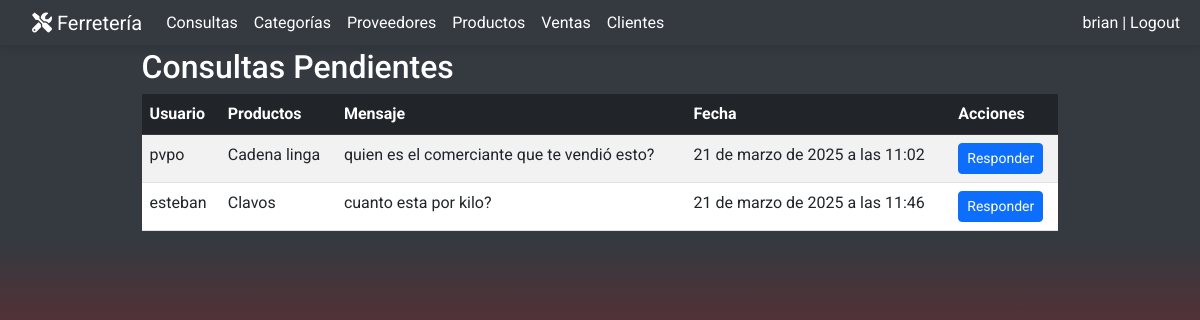
/consultas/ (signed in), run on the app's committed database.
### miAplicacion/models.py (models this page shows, shortened)
class Consulta(models.Model):
    usuario = models.ForeignKey(Cliente, on_delete=models.CASCADE, related_name='consultas')
    productos = models.ManyToManyField(Producto, related_name='consultas')
    mensaje = models.TextField()
    fecha_consulta = models.DateTimeField(auto_now_add=True)
    respuesta = models.TextField(blank=True, null=True)
    fecha_respuesta = models.DateTimeField(blank=True, null=True)

class Cliente(models.Model):
    user = models.OneToOneField(User, on_delete=models.CASCADE, null=True, blank=True, default=None , related_name='cliente')
    nombre = models.CharField(max_length=50)
    apellido = models.CharField(max_length=100)
    documento = models.CharField(max_length=50)
    direccion = models.CharField(max_length=200, default='', blank=True)
    telefono = models.CharField(max_length=15)
    email = models.EmailField(default='', blank=True)

class Producto(models.Model):
    nombre = models.CharField(max_length=100)
    descripcion = models.TextField()
    precio = models.DecimalField(max_digits=10, decimal_places=2, default=0.000)
    cantidad_stock = models.PositiveIntegerField()
    categoria = models.ForeignKey('Categoria', on_delete=models.SET_NULL, null=True)
    fecha_creacion = models.DateField(auto_now_add=True)
    fecha_actualizacion = models.DateTimeField(auto_now=True)
    proveedor = models.ForeignKey('Proveedor', on_delete=models.SET_NULL, null=True, blank=True)
    imagen = models.ImageField(upload_to='productos/', default='productos/default.png', blank=True, null=True)
    codigo_barras = models.CharField(max_length=50, null=True, blank=True, unique=True)  # Asegúrate de que sea único
    imagen_codigo_barras = models.ImageField(upload_to='codigos_barras/', blank=True, null=True)

### miAplicacion/views.py (the view)
# urls.py: path('consultas/', lista_consultas, name='lista_consultas'),
@login_required
def lista_consultas(request):
    if request.user.is_staff:  # Verificar si el usuario es administrador
        consultas = Consulta.objects.filter(respuesta__isnull=True)  # Mostrar solo consultas sin respuesta
        is_admin = request.user.is_staff  # Definir is_admin
        return render(request, 'consultas/lista_consultas.html', {'consultas': consultas, 'is_admin': is_admin})
    else:
        return redirect('index')  # Redirigir a usuarios no administradores

### miAplicacion/templates/consultas/lista_consultas.html
{% extends 'base.html' %}
{% block content %}
<div class="container mt-5">
    <h2>Consultas Pendientes</h2>
    <table class="table table-striped">
        <thead class="table-dark ">
            <tr>
                <th>Usuario</th>
                <th>Productos</th>
                <th>Mensaje</th>
                <th>Fecha</th>
                <th>Acciones</th>
            </tr>
        </thead>
        <tbody>
            {% for consulta in consultas %}
            <tr>
                <td>{{ consulta.usuario.user.username }}</td>
                <td>
                    {% for producto in consulta.productos.all %}
                        {{ producto.nombre }}{% if not forloop.last %}, {% endif %}
                    {% endfor %}
                </td>
                <td>{{ consulta.mensaje }}</td>
                <td>{{ consulta.fecha_consulta }}</td>
                <td>
                    <a href="{% url 'responder_consulta' consulta.id %}" class="btn btn-primary btn-sm">Responder</a>
                </td>
            </tr>
            {% empty %}
            <tr>
                <td colspan="5">No hay consultas pendientes.</td>
            </tr>
            {% endfor %}
        </tbody>
    </table>
</div>
{% endblock %}

### miAplicacion/templates/base.html (shortened to what this page needs)
{% load static %}
{% load custom_filters %}
<!DOCTYPE html>
<html lang="es">
<head>
    <link href="https://cdn.jsdelivr.net/npm/bootstrap@5.3.0/dist/css/bootstrap.min.css" rel="stylesheet">
    <link rel="stylesheet" href="https://cdnjs.cloudflare.com/ajax/libs/font-awesome/6.0.0-beta3/css/all.min.css">
</head>
<body class="d-flex flex-column min-vh-100">
    {% block navbar %}
        <nav class="navbar navbar-expand-lg navbar-dark fixed-top custom-navbar">
            <div class="container-fluid">
                <a class="navbar-brand" href="{% url 'index' %}">
                    <i class="fas fa-tools"></i> Ferretería
                </a>
                <div class="collapse navbar-collapse" id="navbarNav">
                    <ul class="navbar-nav me-auto">
                        {% if user.is_authenticated %}
                            {% if user.is_staff %}
                                <li class="nav-item">
                                    <a class="nav-link" href="{% url 'lista_consultas' %}">Consultas</a>
                                </li>
                                <li class="nav-item">
                                    <a class="nav-link" href="{% url 'categoria_list' %}">Categorías</a>
                                </li>
                                <li class="nav-item">
                                    <a class="nav-link" href="{% url 'proveedor_list' %}">Proveedores</a>
                                </li>
                                <li class="nav-item">
                                    <a class="nav-link" href="{% url 'productos_list' %}">Productos</a>
                                </li>
                                <li class="nav-item">
                                    <a class="nav-link" href="{% url 'venta_lista' %}">Ventas</a>
                                </li>
                                <li class="nav-item">
                                    <a class="nav-link" href="{% url 'cliente_lista' %}">Clientes</a>
                                </li>
                            {% else %}
                                <li class="nav-item">
                                    <a class="nav-link" href="{% url 'productos_list' %}">Productos</a>
                                </li>
                            {% endif %}
                        {% endif %}
                    </ul>
                    <ul class="nav navbar-nav ms-auto">
                        {% if user.is_authenticated %}
                            <li class="nav-item">
                                <a class="nav-link" href="{% url 'account_logout' %}">{{ request.user }} | Logout</a>
                            </li>
                        {% else %}
                            <li class="nav-item">
                                <a class="nav-link" href="{% url 'account_login' %}">Login</a>
                            </li>
                        {% endif %}
                    </ul>
                </div>
            </div>
        </nav>
    {% endblock %}
    <main class="container-fluid flex-grow-1">
        {% block content %}{% endblock %}
    </main>
</body>
</html>

### miAplicacion/templates/base.html (style rules this page uses)
html, body { margin: 0; padding: 0; height: 100%; }
body { font-family: 'Roboto', sans-serif; background-color: #f8f9fa; color: #333; display: flex; flex-direction: column; min-height: 100vh; }
.navbar { padding-left: 20px; background-color: #343a40; box-shadow: 0 4px 8px rgba(0, 0, 0, 0.1); }
.navbar .navbar-brand, .navbar-nav .nav-link { color: #fff; }
.custom-navbar { height: 45px; }
.container { max-width: 80%; }
.container-fluid { color: White; }
main.container-fluid { background-image: linear-gradient(to bottom, #343A40 30%, red 100%); background-attachment: fixed; background-size: cover; flex: 1; }

### data on the page
Consulta: usuario.user.username "pvpo", mensaje "quien es el comerciante que te vendió esto?", fecha_consulta "21 de marzo de 2025 a las 11:02"
Producto: nombre "Cadena linga"
Consulta: usuario.user.username "esteban", mensaje "cuanto esta por kilo?", fecha_consulta "21 de marzo de 2025 a las 11:46"
Producto: nombre "Clavos"

### other printed values
{{ request.user }} "brian"
